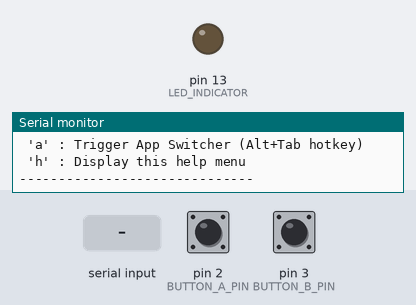
This sketch was run on a simulated SparkFun Pro Micro, built with avr-gcc and run on an emulated ATmega32U4. On the bench: output pins drawn as LEDs (lit = HIGH), the last lines printed to the serial monitor. The test bench sets the inputs (shaded band); at power-on: pin 3 (BUTTON_B_PIN) HIGH, pin 2 (BUTTON_A_PIN) HIGH. USB keyboard and mouse output is not drawn.

Above: at 6.2 s.
6.3 s: pin 3 (BUTTON_B_PIN) pulled LOW for 0.15 s
At 6.8 s:
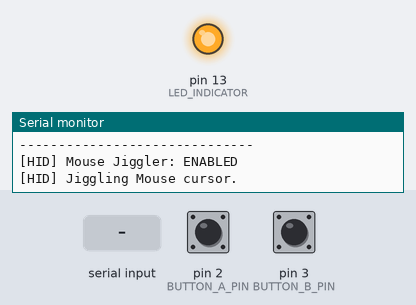
9.5 s: "j\n" received over Serial
At 9.8 s:
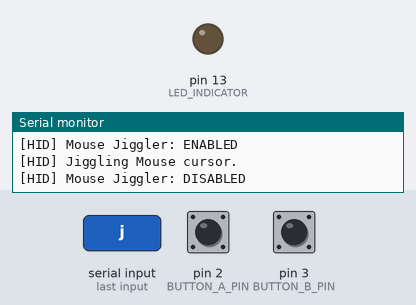
14.0 s: pin 3 (BUTTON_B_PIN) pulled LOW for 1 s
At 15.1 s:
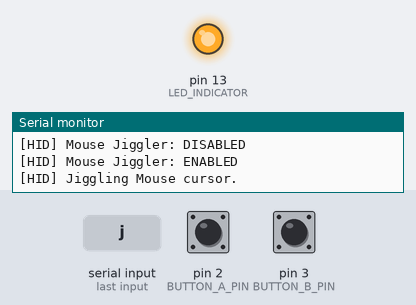
Timing chart, 0 to 17.0 s (numbered marks = the images above; inputs shaded):
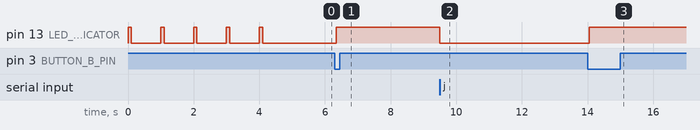

Measured:
- after the input at 6.3 s, pin 13 (LED_INDICATOR): LOW → HIGH after 0.05 s
- after the input at 9.5 s, pin 13 (LED_INDICATOR): HIGH → LOW at once
- after the input at 14.0 s, pin 13 (LED_INDICATOR): LOW → HIGH after 0.05 s

The sketch:

Day_90_HID_Leonardo.ino
```cpp
/*
 * 100 Projects with Arduino - Day 90
 * Project: Arduino as a USB HID (Human Interface Device) Keyboard & Mouse
 *
 * DESCRIPTION:
 * This project demonstrates how to turn an Arduino into a native USB Keyboard and Mouse
 * using USB Human Interface Device (HID) emulation.
 *
 * DESIGN FOR COMPATIBILITY (NATIVE vs SIMULATED):
 * 1. Native Mode: If compiled for a board with native USB support (e.g., ATmega32U4 like
 *    Leonardo, Micro, or Pro Micro), it acts as a real USB keyboard and mouse.
 * 2. Simulation Mode: If compiled for standard Arduino Uno (ATmega328P) or Mega, it
 *    detects the lack of hardware USB and falls back to a Serial Simulation CLI, printing
 *    simulated keystrokes and mouse movements to the Serial Monitor.
 *
 * DEMONSTRATED FEATURES:
 * - PC Keep-Alive "Mouse Jiggler": Moves the mouse cursor back and forth periodically.
 * - Text Typer: Types out a predefined string as if entered from a keyboard.
 * - Shortcut Hotkeys: Toggles Alt+Tab (App Switcher) or GUI+L (Lock Screen).
 * - Pins 2 & 3: Attached to physical pushbuttons (uses internal pull-ups) to trigger actions.
 * - Serial CLI: Allows triggering all actions via keyboard commands over the Serial Monitor.
 *
 * SAFETY WARNING:
 * When programming USB HID devices, always add a "Safety Disarm Switch" (e.g., holding a pin LOW
 * during boot) or a startup delay (e.g., 5 seconds) before sending keystrokes. Otherwise, if you
 * write an infinite typing loop, you can lock yourself out of your PC or write dangerous commands!
 *
 * WIRING:
 * - Pin 2: Button A (Trigger Text Type / Alt-Tab) -> Connect to GND
 * - Pin 3: Button B (Toggle Mouse Jiggler)        -> Connect to GND
 */

// --- NATIVE USB DETECTION ---
#if defined(USBCON) || defined(ARDUINO_AVR_LEONARDO) || defined(ARDUINO_AVR_MICRO) || \
    defined(ARDUINO_AVR_PROMICRO)
#include <Keyboard.h>
#include <Mouse.h>
#define NATIVE_USB_ACTIVE 1
#else
#define NATIVE_USB_ACTIVE 0
#endif

// --- PIN DEFINITIONS ---
const int BUTTON_A_PIN = 2;    // Keystroke trigger
const int BUTTON_B_PIN = 3;    // Jiggler toggle
const int LED_INDICATOR = 13;  // Status LED

// --- STATE VARIABLES ---
bool jigglerEnabled = false;
unsigned long lastJiggleTime = 0;
const unsigned long JIGGLE_INTERVAL_MS = 5000;  // Jiggle mouse every 5 seconds

void setup() {
  Serial.begin(9600);

  pinMode(BUTTON_A_PIN, INPUT_PULLUP);
  pinMode(BUTTON_B_PIN, INPUT_PULLUP);
  pinMode(LED_INDICATOR, OUTPUT);
  digitalWrite(LED_INDICATOR, LOW);

// Initialize USB HID interface if native hardware exists
#if NATIVE_USB_ACTIVE
  Keyboard.begin();
  Mouse.begin();
#endif

  // --- SAFETY DELAY ---
  // Gives the user 5 seconds to upload new code or disconnect the USB cable
  // before the Arduino starts emulation.
  for (int i = 5; i > 0; i--) {
    digitalWrite(LED_INDICATOR, HIGH);
    delay(100);
    digitalWrite(LED_INDICATOR, LOW);
    delay(900);
  }

  Serial.println(F("=================================================="));
  Serial.println(F("Day 90: USB HID Keyboard & Mouse Emulation"));
  Serial.print(F(" Hardware Mode: "));
#if NATIVE_USB_ACTIVE
  Serial.println(F("NATIVE USB (ATmega32U4 detected)"));
#else
  Serial.println(F("SIMULATION (ATmega328P/Uno, outputting to Serial)"));
#endif
  Serial.println(F("=================================================="));

  printMenu();
}

void loop() {
  // 1. Process Periodical Mouse Jiggler
  if (jigglerEnabled && (millis() - lastJiggleTime >= JIGGLE_INTERVAL_MS)) {
    lastJiggleTime = millis();
    triggerMouseJiggle();
  }

  // 2. Poll Physical Buttons (Active LOW)
  static bool prevBtnA = HIGH;
  static bool prevBtnB = HIGH;

  bool currentBtnA = digitalRead(BUTTON_A_PIN);
  bool currentBtnB = digitalRead(BUTTON_B_PIN);

  // Button A: Types text
  if (currentBtnA == LOW && prevBtnA == HIGH) {
    delay(50);  // Simple debounce
    if (digitalRead(BUTTON_A_PIN) == LOW) {
      typeTextSequence();
    }
  }
  prevBtnA = currentBtnA;

  // Button B: Toggles Jiggler
  if (currentBtnB == LOW && prevBtnB == HIGH) {
    delay(50);  // Simple debounce
    if (digitalRead(BUTTON_B_PIN) == LOW) {
      toggleJiggler();
    }
  }
  prevBtnB = currentBtnB;

  // 3. Poll Serial CLI Commands
  if (Serial.available() > 0) {
    char cmd = Serial.read();
    if (cmd == '\n' || cmd == '\r') return;

    switch (cmd) {
      case 't':
      case 'T':
        typeTextSequence();
        break;
      case 'j':
      case 'J':
        toggleJiggler();
        break;
      case 'l':
      case 'L':
        triggerLockScreen();
        break;
      case 'a':
      case 'A':
        triggerAltTab();
        break;
      case 'h':
      case 'H':
        printMenu();
        break;
      default:
        break;
    }
  }
}

// =============================================================
//  USB HID EMULATION LAYER
// =============================================================

/**
 * Types out a message.
 */
void typeTextSequence() {
  Serial.println(F("[HID] Typing text sequence..."));

#if NATIVE_USB_ACTIVE
  Keyboard.println(F("Hello from Day 90 of Arduino 100-Day Masterclass!"));
#else
  Serial.println(
      F("[SIMULATED KEYBOARD WRITE] \"Hello from Day 90 of Arduino 100-Day Masterclass!\\n\""));
#endif
}

/**
 * Toggles the state of the mouse jiggler.
 */
void toggleJiggler() {
  jigglerEnabled = !jigglerEnabled;
  digitalWrite(LED_INDICATOR, jigglerEnabled ? HIGH : LOW);

  Serial.print(F("[HID] Mouse Jiggler: "));
  Serial.println(jigglerEnabled ? F("ENABLED") : F("DISABLED"));
}

/**
 * Periodically moves the mouse 5 pixels to the right and back to the left
 * to prevent the operating system from falling asleep or locking.
 */
void triggerMouseJiggle() {
  Serial.println(F("[HID] Jiggling Mouse cursor."));

#if NATIVE_USB_ACTIVE
  Mouse.move(5, 0, 0);
  delay(100);
  Mouse.move(-5, 0, 0);
#else
  Serial.println(F("[SIMULATED MOUSE MOVE] X: +5, Y: 0"));
  delay(100);
  Serial.println(F("[SIMULATED MOUSE MOVE] X: -5, Y: 0"));
#endif
}

/**
 * Sends a system Lock shortcut.
 * - Windows/Linux: Win + L
 * - macOS: Cmd + Ctrl + Q
 */
void triggerLockScreen() {
  Serial.println(F("[HID] Sending Lock Screen shortcut (Win+L)..."));

#if NATIVE_USB_ACTIVE
  // KEY_LEFT_GUI is the Windows/Command key
  Keyboard.press(KEY_LEFT_GUI);
  Keyboard.press('l');
  delay(50);
  Keyboard.releaseAll();
#else
  Serial.println(F("[SIMULATED KEYBOARD HOTKEY] WIN_KEY + 'l'"));
#endif
}

/**
 * Sends an Alt+Tab shortcut (Application Switcher).
 */
void triggerAltTab() {
  Serial.println(F("[HID] Sending App Switcher shortcut (Alt+Tab)..."));

#if NATIVE_USB_ACTIVE
  Keyboard.press(KEY_LEFT_ALT);
  Keyboard.press(KEY_TAB);
  delay(50);
  Keyboard.releaseAll();
#else
  Serial.println(F("[SIMULATED KEYBOARD HOTKEY] ALT_KEY + TAB_KEY"));
#endif
}

void printMenu() {
  Serial.println(F("\n--- USB HID SIMULATOR CLI ---"));
  Serial.println(F(" 't' : Type a test string (Keyboard typing)"));
  Serial.println(F(" 'j' : Toggle Mouse Jiggler (Periodically moves cursor)"));
  Serial.println(F(" 'l' : Trigger PC Lock Screen (Win+L hotkey)"));
  Serial.println(F(" 'a' : Trigger App Switcher (Alt+Tab hotkey)"));
  Serial.println(F(" 'h' : Display this help menu"));
  Serial.println(F("------------------------------\n"));
}
```
